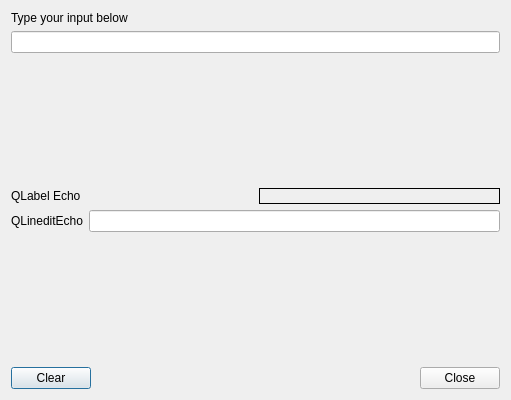
<?xml version="1.0" encoding="UTF-8"?>
<ui version="4.0">
 <class>Dialog</class>
 <widget class="QDialog" name="Dialog">
  <property name="geometry">
   <rect>
    <x>0</x>
    <y>0</y>
    <width>511</width>
    <height>400</height>
   </rect>
  </property>
  <property name="windowTitle">
   <string>Dialog</string>
  </property>
  <layout class="QVBoxLayout" name="verticalLayout">
   <item>
    <widget class="QLabel" name="label">
     <property name="text">
      <string>Type your input below</string>
     </property>
    </widget>
   </item>
   <item>
    <widget class="QLineEdit" name="lineEdit"/>
   </item>
   <item>
    <spacer name="verticalSpacer">
     <property name="orientation">
      <enum>Qt::Vertical</enum>
     </property>
     <property name="sizeHint" stdset="0">
      <size>
       <width>20</width>
       <height>103</height>
      </size>
     </property>
    </spacer>
   </item>
   <item>
    <layout class="QVBoxLayout" name="verticalLayout_2">
     <item>
      <layout class="QHBoxLayout" name="horizontalLayout">
       <item>
        <widget class="QLabel" name="label_2">
         <property name="text">
          <string>QLabel Echo</string>
         </property>
        </widget>
       </item>
       <item>
        <widget class="QLabel" name="outputLabel">
         <property name="frameShape">
          <enum>QFrame::Box</enum>
         </property>
         <property name="text">
          <string/>
         </property>
        </widget>
       </item>
      </layout>
     </item>
     <item>
      <layout class="QHBoxLayout" name="horizontalLayout_2">
       <item>
        <widget class="QLabel" name="label_3">
         <property name="text">
          <string>QLineditEcho</string>
         </property>
        </widget>
       </item>
       <item>
        <widget class="QLineEdit" name="outputEdit"/>
       </item>
      </layout>
     </item>
    </layout>
   </item>
   <item>
    <spacer name="verticalSpacer_2">
     <property name="orientation">
      <enum>Qt::Vertical</enum>
     </property>
     <property name="sizeHint" stdset="0">
      <size>
       <width>20</width>
       <height>103</height>
      </size>
     </property>
    </spacer>
   </item>
   <item>
    <layout class="QHBoxLayout" name="horizontalLayout_3">
     <item>
      <widget class="QPushButton" name="clearButton">
       <property name="text">
        <string>Clear</string>
       </property>
      </widget>
     </item>
     <item>
      <spacer name="horizontalSpacer">
       <property name="orientation">
        <enum>Qt::Horizontal</enum>
       </property>
       <property name="sizeHint" stdset="0">
        <size>
         <width>40</width>
         <height>20</height>
        </size>
       </property>
      </spacer>
     </item>
     <item>
      <widget class="QPushButton" name="closeButton">
       <property name="text">
        <string>Close</string>
       </property>
      </widget>
     </item>
    </layout>
   </item>
  </layout>
 </widget>
 <layoutdefault spacing="6" margin="11"/>
 <resources/>
 <connections/>
</ui>
